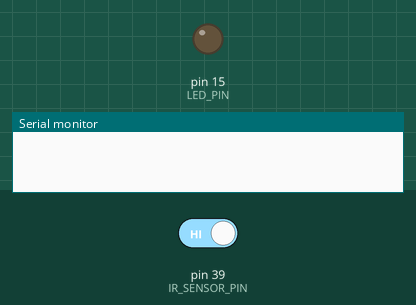
Simulated run of this sketch. Board: Arduino Mega 2560, built with avr-gcc and run on an emulated ATmega2560. On the bench: output pins drawn as LEDs (lit = HIGH), the last lines printed to the serial monitor. Inputs (shaded band) come from the test bench; at power-on: pin 39 (IR_SENSOR_PIN) HIGH.

Above: at 1.2 s.
1.3 s: pin 39 (IR_SENSOR_PIN) driven LOW
At 2.5 s:
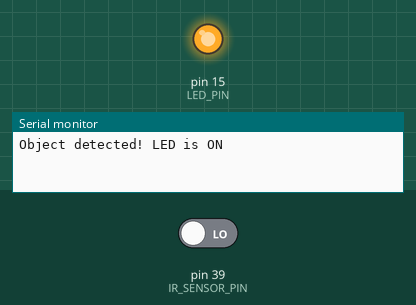
2.8 s: pin 39 (IR_SENSOR_PIN) driven HIGH
At 3.9 s:
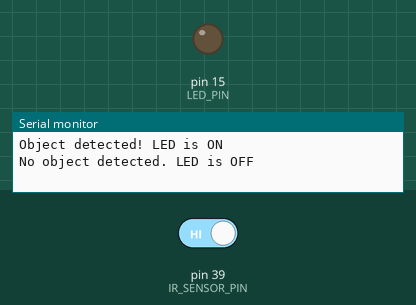
Timing chart, 0 to 5.8 s (numbered marks = the images above; inputs shaded):
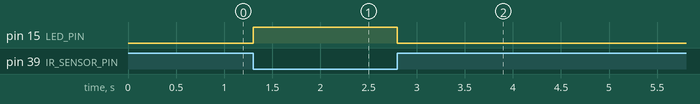

Measured:
- after the input at 1.3 s, pin 15 (LED_PIN): LOW → HIGH at once
- after the input at 2.8 s, pin 15 (LED_PIN): HIGH → LOW at once

The sketch:

IR_based_object_detection.ino
```cpp
// Define the GPIO pins
#define IR_SENSOR_PIN 39 // IR sensor output connected to GPIO 18
#define LED_PIN 15       // LED connected to GPIO 23

// Variable to store the previous state of the sensor
bool previousState = HIGH; // Assume no object detected initially (HIGH)

void setup() {
  // Initialize the serial monitor
  Serial.begin(115200);

  // Initialize the IR sensor pin as input
  pinMode(IR_SENSOR_PIN, INPUT);

  // Initialize the LED pin as output
  pinMode(LED_PIN, OUTPUT);

  // Turn off the LED initially
  digitalWrite(LED_PIN, LOW);
}

void loop() {
  // Read the value from the IR sensor
  int sensorValue = digitalRead(IR_SENSOR_PIN);

  // Check if the IR sensor detects an object
  if (sensorValue == LOW && previousState != LOW) { // Object detected
    // Turn on the LED
    digitalWrite(LED_PIN, HIGH);
    Serial.println("Object detected! LED is ON");
  } else if (sensorValue == HIGH && previousState != HIGH) { // No object detected
    // Turn off the LED
    digitalWrite(LED_PIN, LOW);
    Serial.println("No object detected. LED is OFF");
  }

  // Update the previous state
  previousState = sensorValue;

  // Small delay to stabilize the readings
  delay(100);
}
```
